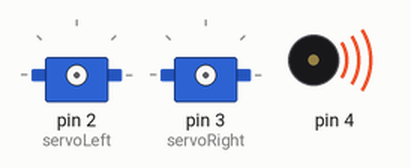
Recording of a sketch running on a simulated Arduino Uno, built with avr-gcc and run on an emulated ATmega328P. Parts: 2 × servo, buzzer (waves = sounding).

Above: at 0.1 s.
At 1.1 s:
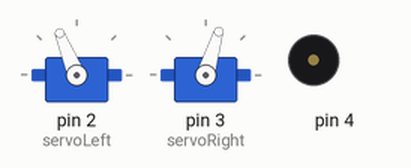
Timing chart, 0 to 2.6 s (numbered marks = the images above):
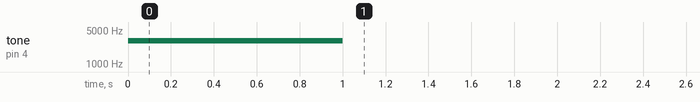

The sketch:

ServoTest.ino
```cpp
// Robotics with the BOE Shield - ForwardLeftRightBackward
// Move forward, left, right, then backward for testing and tuning.

#include <Servo.h>                           // Include servo library

Servo servoLeft;                             // Declare left and right servos
Servo servoRight;

void setup()                                 // Built-in initialization block
{
  tone(4, 3000, 1000);                       // Play tone for 1 second
  delay(1000);                               // Delay to finish tone

  servoLeft.attach(2);                      // Attach left signal to P13
  servoRight.attach(3);                     // Attach right signal to P12

  // Full speed forward
  servoLeft.writeMicroseconds(1700);         // Left wheel counterclockwise
  servoRight.writeMicroseconds(1300);        // Right wheel clockwise
  delay(1000);                               // ...for 2 seconds

  servoLeft.detach();                        // Stop sending servo signals
  servoRight.detach();
}

void loop()                                  // Main loop auto-repeats
{                                            // Empty, nothing needs repeating
}
```
